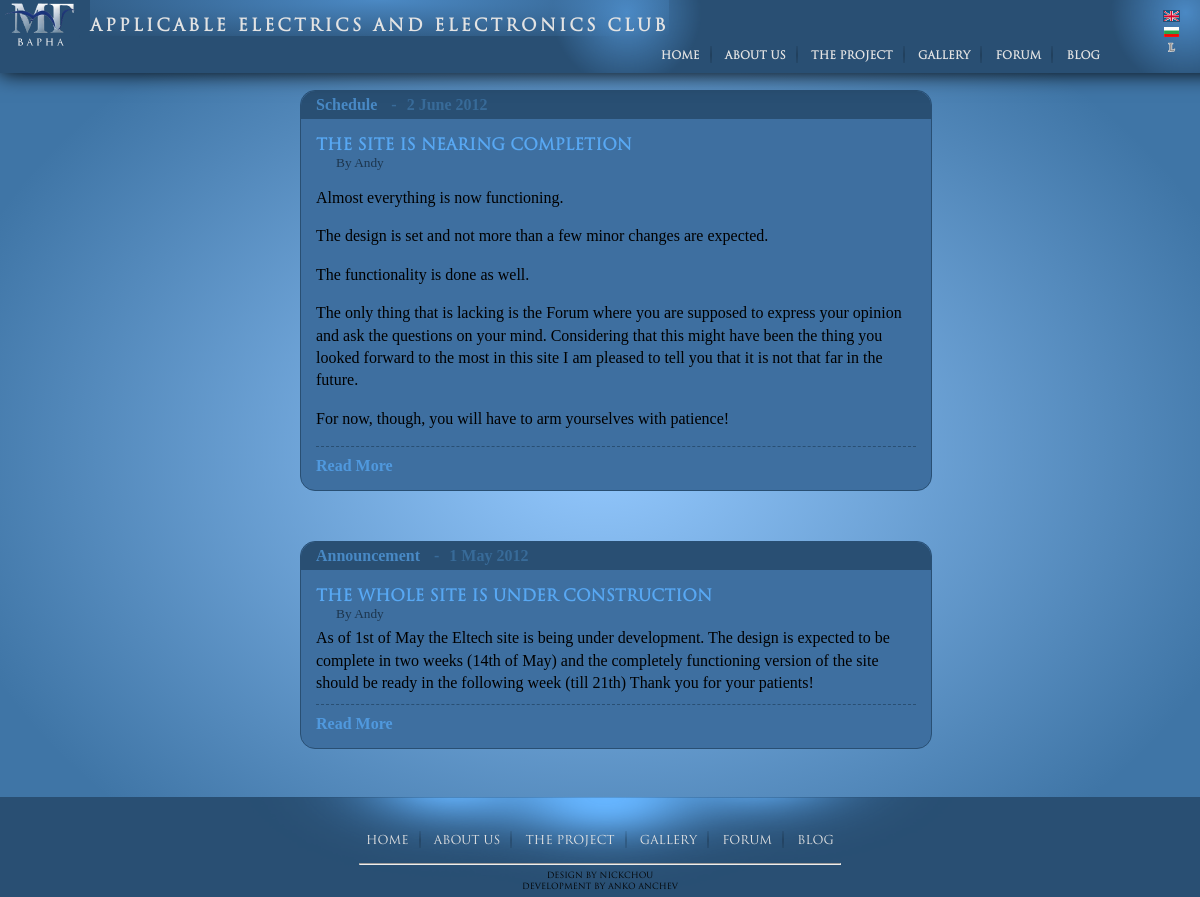
The page /blog.en.php on the database its author committed.
### tables this page shows
CREATE TABLE IF NOT EXISTS `blog` (
  `BID` mediumint(9) NOT NULL,
  `Title` varchar(150) NOT NULL,
  `Author` varchar(100) NOT NULL,
  `Contents` text NOT NULL,
  `Category` tinyint(4) NOT NULL DEFAULT '1',
  `Comments` int(11) NOT NULL DEFAULT '0',
  `Tags` varchar(100) DEFAULT NULL,
  `Date` timestamp NOT NULL DEFAULT CURRENT_TIMESTAMP ON UPDATE CURRENT_TIMESTAMP,
  PRIMARY KEY (`BID`)
);

CREATE TABLE IF NOT EXISTS `blog_categories` (
  `Category` tinyint(4) NOT NULL,
  `Name` varchar(100) NOT NULL,
  `BG_Name` varchar(100) NOT NULL,
  PRIMARY KEY (`Category`)
);

### mysql.php (called while the page is built, shortened)
<?php
$mysql_host = 'localhost';
$mysql_user = 'root';
$mysql_pass = 'ju44rff';
$mysql_db   = 'eltech';
function mysql_($query, $p=false){
   $q = mysql_query($query);
   if($p >= MYSQL_TABLE){
      $strict = true;
      $p = (($p>4)? $p^MYSQL_TABLE : MYSQL_BOTH);
   }else
      $strict = false;
   if(mysql_num_rows($q)>0)
      if(mysql_num_rows($q)==1)
         if(mysql_num_fields($q)==1)
            return
               $strict?
                  array(array( mysql_result($q, 0, 0) ))
                  :            mysql_result($q, 0, 0);
         else
            return
               $strict?
                  array( mysql_fetch_array($q, $p) )
                  :      mysql_fetch_array($q, $p);
      else{
         while($r = mysql_fetch_array($q, $p))
            $a[] = $r;
         return $a;
      }
   else
      return false;
}
?>

### blog.en.php (the view, shortened to what this page needs)
<?php
include "mysql.php";
include_once "wrapper.frame.en.php";
$sql  = "SELECT ";
$sql .= "a.BID as BID, a.Title as title, a.Author as author, b.Name as category, a.Date as date, a.Contents as contents, a.Comments as comments, a.Tags as tags ";
$sql .= "FROM blog as a, blog_categories as b ";
$sql .= "WHERE a.Category = b.Category ";
$sql .= "ORDER BY date DESC";
$articles = mysql_($sql, MYSQL_ASSOC|MYSQL_TABLE);
   echo '<html>'."\n";
   echo '<head>'."\n";
   echo "\n", wrapper_frame_head('   '), "\n";
   echo '</head>'."\n";
   echo '<body>'."\n";
   $pad = '';
   echo "\n", wrapper_frame_header($pad), "\n";
   echo "\n".$pad.'<div class="contents">'."\n\n";
   $pad .= '   ';
      $pad .= '   ';
      $pad = substr($pad, 0, -3);
      echo $pad.'<div class="articles">'."\n\n";
      $pad .= '   ';
      foreach($articles as $article){
         echo $pad.'<div class="article">'."\n";
         echo $pad.'   <div class="top">'."\n";
         echo $pad.'      <div class="category">'.ucfirst(strtolower($article['category'])).'</div>'."\n";
         echo $pad.'      <div class="date">'.date_format(date_create($article['date']), 'j F Y').'</div>'."\n";
         echo $pad.'   </div>'."\n";
         echo $pad.'   <div>'."\n";
         echo $pad.'      <div class="header">'.$article['title'].'</div>'."\n";
         echo $pad.'      <div class="author"><a href="?search&user='.strtolower($article['author']).'">'.$article['author'].'</a></div>'."\n";
         echo $pad.'      <div class="content">'."\n";
         echo $pad.'         '.join("\n".$pad."         ", explode("\n", $article['contents']))."\n";
         echo $pad.'      </div>'."\n";
         echo $pad.'      <div class="continue">'."\n";
         echo $pad.'         <a href="?article='.$article['BID'].'">Read More</a>'."\n";
         echo $pad.'      </div>'."\n";
         echo $pad.'   </div>'."\n";
         echo $pad.'</div>'."\n";
      }
      $pad = substr($pad, 0, -3);
      echo "\n".$pad.'</div>'."\n";
   $pad = substr($pad, 0, -3);
   echo "\n".$pad.'</div>'."\n\n";
   echo "\n", wrapper_frame_footer($pad), "\n";
   echo '</body>'."\n";
   echo '</html>'."\n";
?>

### wrapper.frame.en.php (shortened to what this page needs)
<?php
function wrapper_frame_head($pad=''){
   $bn = basename($_SERVER['SCRIPT_FILENAME']);
   $file_ = (strpos($bn, "."))? join(".",explode(".", basename($_SERVER['SCRIPT_FILENAME']), -1)) : $bn;
   $file_ = join("", explode(".en", $file_));
   echo $pad.'<link rel="stylesheet" href="master.css" />'."\n";
   echo $pad.'<link rel="stylesheet" href="'.$file_.'.css" />'."\n";
}
function wrapper_frame_header($pad=''){
   echo $pad.'<div class="header">'."\n";
   echo $pad.'   <a href="http://www.mgberon.com/html/indexEn.php"><img id="emblem" src="img/mg_logo.png" /></a>'."\n";
   echo $pad.'   <div class="title"><a href="index.en.php" class="simple">Applicable Electrics and Electronics club</a></div>'."\n";
   echo $pad.'   <ul class="nav">'."\n";
   echo $pad.'      <li><a href="index.en.php">Home</a></li>'."\n";
   echo $pad.'      <li><a href="about.en.php">About us</a></li>'."\n";
   echo $pad.'      <li><a href="project.en.php">The Project</a></li>'."\n";
   echo $pad.'      <li><a href="gallery.en.php">Gallery</a></li>'."\n";
   echo $pad.'      <li><a href="?forum">Forum</a></li>'."\n";
   echo $pad.'      <li><a href="blog.en.php">Blog</a></li>'."\n";
   echo $pad.'   </ul>'."\n";
   echo $pad.'   <div class="languages">'."\n";
   $url_en = (stripos(" ".$_SERVER['REQUEST_URI'], ".php"))? ( str_replace(".php", ".en.php", str_replace(".en", "", substr($_SERVER['REQUEST_URI'], strrpos($_SERVER['REQUEST_URI'], "/")+1))) )  :   ( join("index.en.php", explode("?", $_SERVER['REQUEST_URI'])) );
   $url_bg = (stripos(" ".$_SERVER['REQUEST_URI'], ".php"))? ( str_replace(".en", "", substr($_SERVER['REQUEST_URI'], strrpos($_SERVER['REQUEST_URI'], "/")+1)) )   :   ( join("index.php", explode("?", $_SERVER['REQUEST_URI'])) );
   echo $pad.'      <a href="'.$url_en.'" class="active"><img src="img/flag_en.gif" /></a>'."\n";
   echo $pad.'      <a href="'.$url_bg.'"><img src="img/flag_bg.gif" /></a>'."\n";
   if(!isset($_SESSION['user']))
      echo $pad.'      <a href="login.en.php"><img src="img/login.gif" title="Login"/></a>'."\n";
   else
      echo $pad.'      <a href="login.en.php?logout"><img src="img/login.gif" title="Logout"/></a>'."\n";
   echo $pad.'   </div>'."\n";
   echo $pad.'</div>'."\n";
}
function wrapper_frame_footer($pad=''){
   echo $pad.'<div class="footer">'."\n";
   echo $pad.'   <ul class="nav">'."\n";
   echo $pad.'      <li><a href="index.en.php">Home</a></li>'."\n";
   echo $pad.'      <li><a href="about.en.php">About us</a></li>'."\n";
   echo $pad.'      <li><a href="project.en.php">The Project</a></li>'."\n";
   echo $pad.'      <li><a href="gallery.en.php">Gallery</a></li>'."\n";
   echo $pad.'      <li><a href="?forum">Forum</a></li>'."\n";
   echo $pad.'      <li><a href="blog.en.php">Blog</a></li>'."\n";
   echo $pad.'   </ul>'."\n";
   echo $pad.'   <hr />'."\n";
   echo $pad.'   <small>'."\n";
   echo $pad.'      Design by'."\n";
   echo $pad.'      <a href="http://nickchoubg.deviantart.com/">Nickchou</a>'."\n";
   echo $pad.'   </small>'."\n";
   echo $pad.'   <br />'."\n";
   echo $pad.'   <small>'."\n";
   echo $pad.'      Development by'."\n";
   echo $pad.'      <a href="http://46.10.101.59:22080/?projects">Anko Anchev</a>'."\n";
   echo $pad.'   </small>'."\n";
   echo $pad.'</div>'."\n";
}
?>

### master.css (style rules this page uses)
body { padding: 0px; margin: 0px; font-family: Minion Pro; font-size: 16px; }
body>.header, body>.footer { font-family: Trajan Pro; font-family: Romul; font-size: 10px; }
body>.header { display: block; position: fixed; top: 0px; left: 0px; z-index: 1; width: 100%; }
body { padding-top: 60px; }
body>.header { background-color: #294f73; padding: 0px 50px; box-shadow: 0px 0px 20px black; overflow: hidden; text-align: left; }
body>.header #emblem { height: 50px; float: left; margin-left: -50px; margin-right: 10px; }
body>.header .title { display: inline-block; font-weight: bold; font-size: 1.7em; padding-top: 0.8em; margin-bottom: -0.5em; letter-spacing: 3px; color: #e3e3e3; }
body>.header .title { background: -moz-radial-gradient(center top, ellipse cover, rgba(75, 137, 196, 1) 0%, rgba(41, 79, 115, 0) 100%); background: -webkit-gradient(radial, center top, 0px, center top, 100%, color-stop(0%,rgba(75, 137, 196, 1)), color-stop(100%,rgba(41, 79, 115, 0))); background: -webkit-radial-gradient(center top, ellipse cover, rgba(75, 137, 196, 1) 0%,rgba(41, 79, 115, 0) 100%); background: -o-radial-gradient(center top, ellipse cover, rgba(75, 137, 196, 1) 0%,rgba(41, 79, 115, 0) 100%); background: -ms-radial-gradient(center top, ellipse cover, rgba(75, 137, 196, 1) 0%,rgba(41, 79, 115, 0) 100%); background: radial-gradient(center top, ellipse cover, rgba(75, 137, 196, 1) 0%,rgba(41, 79, 115, 0) 100%); }
.nav { display: inline-block; padding: 0px; }
body>.header .nav { float: right; margin-top: 1.5em; margin-right: 140px; white-space: nowrap; overflow: visible; }
.nav>li { display: inline-block; color: #e3e3e3; margin: 0px 10px; font-size: larger; }
body>.header .nav>li { font-size: 1.1em; }
.nav>li:not(:last-of-type):after { content: ' '; display: inline-block; width: 2px; height: 17px; background-image: url('img/rule.png'); background-repeat: repeat-x; background-position: center center; position: relative; top: 4px; left: 10px; }
body>.header .nav:before,body>.header .nav:after { content: url('img/nav_light.png'); display: block; width: 0px; height: 0px; overflow: visible; margin-top: -105px; }
body>.header .nav:before { float: left; margin-left: -100px; }
body>.header .nav:after { float: right; margin-left: -200px; }
.languages { position: absolute; top: 10px; right: 120px; }
.languages img { width: 15px; display: block; margin-bottom: 5px; }
.languages a.active img { border: 1px solid #294F73; margin-left: -1px; cursor: auto; }
a { color: inherit; text-decoration: none; }
body { background-color: #3f75a6; }
.contents { margin-top: 30px; }
.header { color: white; font-weight: bold; }
body>.footer { margin-top: -2px; min-height: 9.5em; padding-bottom: 5px; text-align: center; background-color: #294F73; background-size: 60% 100%; background-image: url('img/footer_background.png'); background-repeat: no-repeat; background-position: center top; }
body>.footer .nav { margin-top: 30px; }
body>.footer hr { width: 40%; }

### rows shown on the page
blog: blog_categories.Name "Schedule", Date "2 June 2012", Title "The site is nearing completion", Author "Andy", Contents "Almost everything is now functioning. The design is set and not more than a few minor changes are expected. The functionality is done as well. The only thing that is lacking is the Forum where you are supposed to express your opinion and ask the questions on your mind. Considering that this might have been the thing you looked forward to the most in this site I am pleased to tell you that it is not that far in the future. For now, though, you will have to arm yourselves with patience!"
blog: blog_categories.Name "Announcement", Date "1 May 2012", Title "The whole site is under construction", Author "Andy", Contents "As of 1st of May the Eltech site is being under development. The design is expected to be complete in two weeks (14th of May) and the completely functioning version of the site should be ready in the following week (till 21th) Thank you for your patients!"
